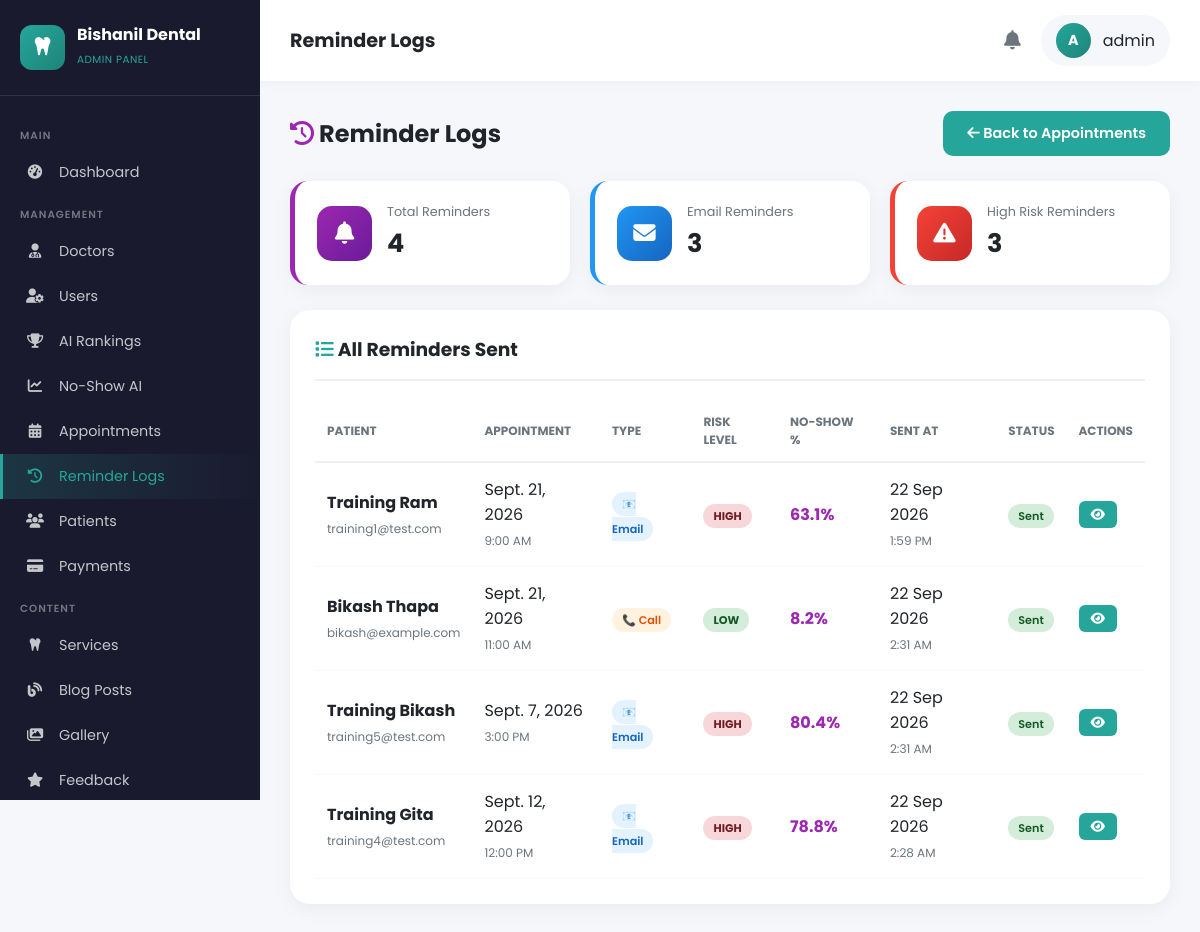
Before: /admin-panel/reminder-logs/ (signed in) with the older database file.
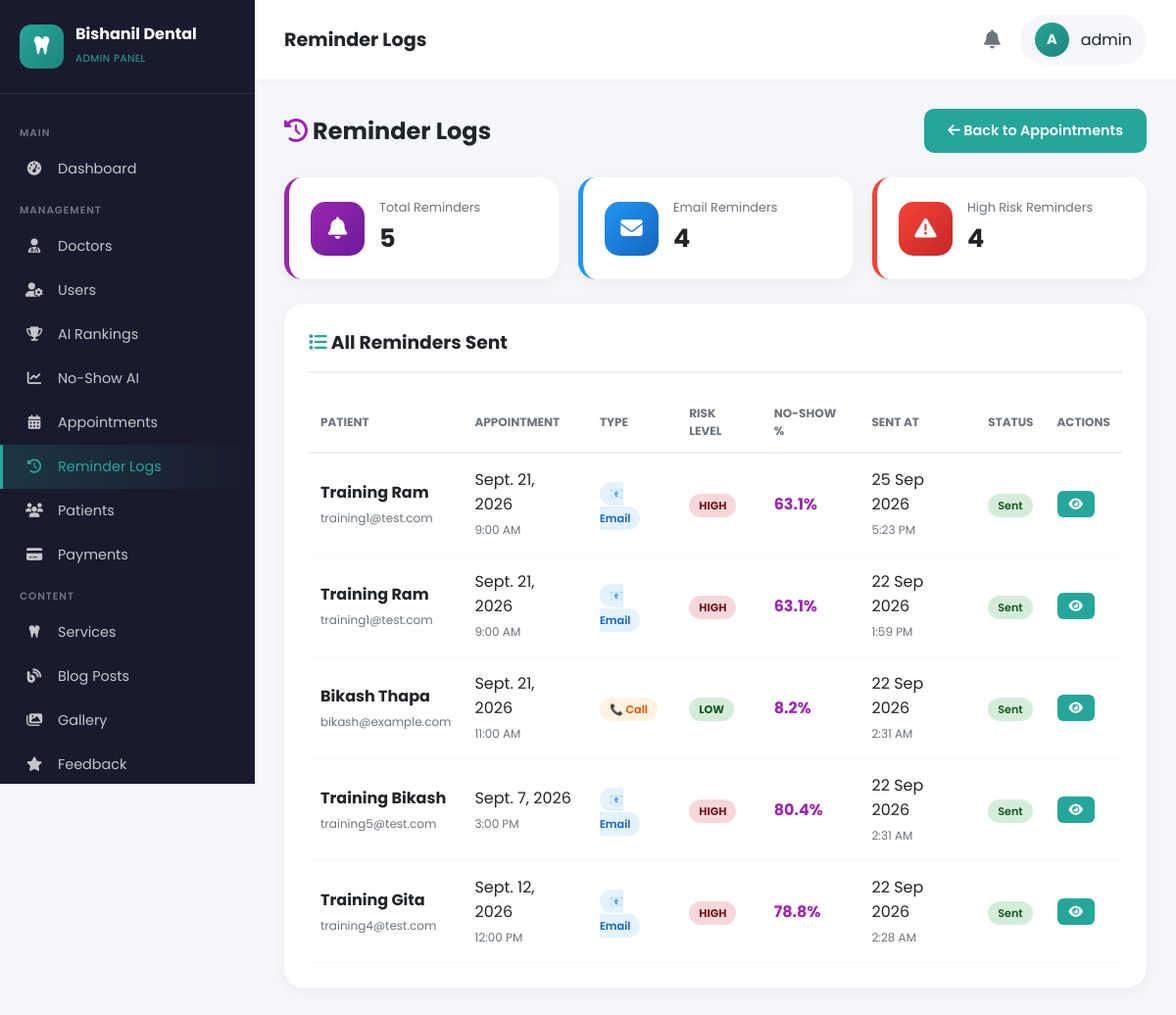
After: the same page with the newer database file.
### appointments/models.py (models this page shows, shortened)
class AppointmentReminder(models.Model):
    REMINDER_TYPES = [
        ('email', 'Email'),
        ('sms', 'SMS'),
        ('phone', 'Phone Call'),
        ('whatsapp', 'WhatsApp'),
    ]
    STATUS_CHOICES = [
        ('pending', 'Pending'),
        ('sent', 'Sent'),
        ('failed', 'Failed'),
        ('confirmed', 'Patient Confirmed'),
        ('cancelled', 'Patient Cancelled'),
    ]
    appointment = models.ForeignKey(Appointment, on_delete=models.CASCADE, related_name='reminders')
    reminder_type = models.CharField(max_length=20, choices=REMINDER_TYPES, default='email')
    message = models.TextField()
    status = models.CharField(max_length=20, choices=STATUS_CHOICES, default='sent')
    risk_level = models.CharField(max_length=20, blank=True, null=True)
    no_show_probability = models.FloatField(blank=True, null=True)
    sent_by = models.CharField(max_length=200, blank=True, null=True)
    sent_at = models.DateTimeField(auto_now_add=True)
    notes = models.TextField(blank=True, null=True)
    class Meta:
        ordering = ['-sent_at']
        verbose_name = 'Appointment Reminder'
        verbose_name_plural = 'Appointment Reminders'

class Appointment(models.Model):
    SERVICE_TYPE_CHOICES = [
        ('dental', 'Dental Service'),
        ('eye', 'Eye Care Service'),
    ]
    STATUS_CHOICES = [
        ('pending', 'Pending'),
        ('confirmed', 'Confirmed'),
        ('completed', 'Completed'),
        ('cancelled', 'Cancelled'),
        ('no_show', 'No Show'),
    ]
    ATTENDANCE_CHOICES = [
        ('pending', 'Pending'),
        ('came', 'Came to Clinic'),
        ('not_came', 'Did Not Come'),
        ('rescheduled', 'Rescheduled'),
    ]
    patient_name = models.CharField(max_length=200)
    patient_email = models.EmailField()
    patient_phone = models.CharField(max_length=20)
    patient_age = models.IntegerField(null=True, blank=True)
    service_type = models.CharField(max_length=20, choices=SERVICE_TYPE_CHOICES)
    dental_service = models.ForeignKey(DentalService, on_delete=models.SET_NULL, null=True, blank=True)
    eye_service = models.ForeignKey(EyeService, on_delete=models.SET_NULL, null=True, blank=True)
    doctor = models.ForeignKey(Doctor, on_delete=models.SET_NULL, null=True, blank=True)
    appointment_date = models.DateField()
    appointment_time = models.TimeField()
    symptoms = models.TextField(blank=True)
    notes = models.TextField(blank=True)
    status = models.CharField(max_length=20, choices=STATUS_CHOICES, default='pending')
    attendance_status = models.CharField(
        max_length=20,
        choices=ATTENDANCE_CHOICES,
        default='pending',
        help_text="Did the patient come to the clinic?"
    )
    attendance_notes = models.TextField(blank=True, null=True, help_text="Notes about patient attendance")
    attendance_marked_by = models.CharField(max_length=200, blank=True, null=True)
    attendance_marked_at = models.DateTimeField(blank=True, null=True)
    reschedule_requested = models.BooleanField(default=False)
    reschedule_request_date = models.DateField(blank=True, null=True)
    reschedule_request_time = models.TimeField(blank=True, null=True)
    reschedule_reason = models.TextField(blank=True, null=True)
    reschedule_approved = models.BooleanField(default=False)
    reschedule_approved_by = models.CharField(max_length=200, blank=True, null=True)
    follow_up_needed = models.BooleanField(default=False, help_text="Does patient need follow-up?")
    follow_up_date = models.DateField(blank=True, null=True, help_text="Suggested follow-up date")
    follow_up_notes = models.TextField(blank=True, null=True, help_text="Doctor's notes for follow-up")
    next_appointment_created = models.BooleanField(default=False, help_text="Has next appointment been created?")
    created_at = models.DateTimeField(auto_now_add=True)
    updated_at = models.DateTimeField(auto_now=True)
    class Meta:
        ordering = ['-appointment_date', '-appointment_time']
        verbose_name = 'Appointment'
        verbose_name_plural = 'Appointments'

### dashboard/views.py (the view)
# urls.py: path('reminder-logs/', views.reminder_logs, name='reminder_logs'),
@login_required(login_url='/admin-panel/login/')
@user_passes_test(is_admin, login_url='/admin-panel/login/')
def reminder_logs(request):
    reminders = AppointmentReminder.objects.all().order_by('-sent_at')
    context = {
        'reminders': reminders,
        'total': reminders.count(),
        'email_count': reminders.filter(reminder_type='email').count(),
        'high_risk_count': reminders.filter(risk_level='high').count(),
    }
    return render(request, 'dashboard/reminder_logs.html', context)

### contact/context_processors.py (called while the page is built)
def contact_settings(request):
    try:
        settings = ContactSettings.objects.first()
    except:
        settings = None
    return {'contact_settings': settings}

### dashboard/views.py (called while the page is built)
def is_admin(user):
    return user.is_authenticated and user.is_staff

### doctors/context_processors.py (called while the page is built)
def doctor_profile(request):
    if request.user.is_authenticated:
        try:
            from .models import Doctor
            doctor = Doctor.objects.get(user=request.user)
            return {'doctor_profile': doctor}
        except:
            pass
    return {'doctor_profile': None}

### templates/dashboard/reminder_logs.html (shortened to what the changed rows need)
{% extends 'dashboard/base_admin.html' %}
{% load static %}
{% block page_title %}Reminder Logs{% endblock %}
{% block content %}
<div style="display: flex; justify-content: space-between; align-items: center; margin-bottom: 25px; flex-wrap: wrap; gap: 15px;">
    <h2 style="color: #212529; margin: 0;">
        <i class="fas fa-history" style="color: #9c27b0;"></i> Reminder Logs
    </h2>
</div>
<div style="display: grid; grid-template-columns: repeat(3, 1fr); gap: 20px; margin-bottom: 25px;">
    <div style="background: white; padding: 22px; border-radius: 18px; box-shadow: 0 5px 20px rgba(0,0,0,0.05); border-left: 5px solid #9c27b0;">
        <div style="display: flex; align-items: center; gap: 15px;">
            <div>
                <p style="color: #6c757d; font-size: 0.8rem; margin: 0 0 3px 0;">Total Reminders</p>
                <h3 style="font-size: 1.6rem; color: #212529; margin: 0;">{{ total }}</h3>
            </div>
        </div>
    </div>
    <div style="background: white; padding: 22px; border-radius: 18px; box-shadow: 0 5px 20px rgba(0,0,0,0.05); border-left: 5px solid #2196f3;">
        <div style="display: flex; align-items: center; gap: 15px;">
            <div>
                <p style="color: #6c757d; font-size: 0.8rem; margin: 0 0 3px 0;">Email Reminders</p>
                <h3 style="font-size: 1.6rem; color: #212529; margin: 0;">{{ email_count }}</h3>
            </div>
        </div>
    </div>
    <div style="background: white; padding: 22px; border-radius: 18px; box-shadow: 0 5px 20px rgba(0,0,0,0.05); border-left: 5px solid #f44336;">
        <div style="display: flex; align-items: center; gap: 15px;">
            <div>
                <p style="color: #6c757d; font-size: 0.8rem; margin: 0 0 3px 0;">High Risk Reminders</p>
                <h3 style="font-size: 1.6rem; color: #212529; margin: 0;">{{ high_risk_count }}</h3>
            </div>
        </div>
    </div>
</div>
<div style="background: white; border-radius: 20px; padding: 25px; box-shadow: 0 5px 20px rgba(0,0,0,0.05);">
    {% if reminders %}
    <div style="overflow-x: auto;">
    <table style="width: 100%; border-collapse: collapse;">
        <thead>
            <tr>
                <th style="padding: 12px; text-align: left; font-size: 0.75rem; color: #6c757d; text-transform: uppercase; border-bottom: 2px solid #f0f0f0;">Patient</th>
                <th style="padding: 12px; text-align: left; font-size: 0.75rem; color: #6c757d; text-transform: uppercase; border-bottom: 2px solid #f0f0f0;">Appointment</th>
                <th style="padding: 12px; text-align: left; font-size: 0.75rem; color: #6c757d; text-transform: uppercase; border-bottom: 2px solid #f0f0f0;">Type</th>
                <th style="padding: 12px; text-align: left; font-size: 0.75rem; color: #6c757d; text-transform: uppercase; border-bottom: 2px solid #f0f0f0;">Risk Level</th>
                <th style="padding: 12px; text-align: left; font-size: 0.75rem; color: #6c757d; text-transform: uppercase; border-bottom: 2px solid #f0f0f0;">No-Show %</th>
                <th style="padding: 12px; text-align: left; font-size: 0.75rem; color: #6c757d; text-transform: uppercase; border-bottom: 2px solid #f0f0f0;">Sent At</th>
                <th style="padding: 12px; text-align: left; font-size: 0.75rem; color: #6c757d; text-transform: uppercase; border-bottom: 2px solid #f0f0f0;">Status</th>
                <th style="padding: 12px; text-align: left; font-size: 0.75rem; color: #6c757d; text-transform: uppercase; border-bottom: 2px solid #f0f0f0;">Actions</th>
            </tr>
        </thead>
        <tbody>
            {% for r in reminders %}
            <tr>
                <td style="padding: 14px 12px; border-bottom: 1px solid #f8f9fa;">
                    <strong>{{ r.appointment.patient_name }}</strong><br>
                    <small style="color: #6c757d; font-size: 0.75rem;">{{ r.appointment.patient_email }}</small>
                </td>
                <td style="padding: 14px 12px; border-bottom: 1px solid #f8f9fa;">
                    {{ r.appointment.appointment_date }}<br>
                    <small style="color: #6c757d; font-size: 0.75rem;">{{ r.appointment.appointment_time|time:"g:i A" }}</small>
                </td>
                <td style="padding: 14px 12px; border-bottom: 1px solid #f8f9fa;">
                    {% if r.reminder_type == 'email' %}
                    <span style="background: #e3f2fd; color: #1565c0; padding: 4px 10px; border-radius: 20px; font-size: 0.7rem; font-weight: 600;">📧 Email</span>
                    {% elif r.reminder_type == 'sms' %}
                    <span style="background: #f3e5f5; color: #6a1b9a; padding: 4px 10px; border-radius: 20px; font-size: 0.7rem; font-weight: 600;">📱 SMS</span>
                    {% elif r.reminder_type == 'phone' %}
                    <span style="background: #fff3e0; color: #e65100; padding: 4px 10px; border-radius: 20px; font-size: 0.7rem; font-weight: 600;">📞 Call</span>
                    {% else %}
                    <span style="background: #e8f5e9; color: #2e7d32; padding: 4px 10px; border-radius: 20px; font-size: 0.7rem; font-weight: 600;">💬 WhatsApp</span>
                    {% endif %}
                </td>
                <td style="padding: 14px 12px; border-bottom: 1px solid #f8f9fa;">
                    {% if r.risk_level == 'high' %}
                    <span style="background: #f8d7da; color: #721c24; padding: 4px 10px; border-radius: 20px; font-size: 0.7rem; font-weight: 700;">HIGH</span>
                    {% elif r.risk_level == 'low' %}
                    <span style="background: #d4edda; color: #155724; padding: 4px 10px; border-radius: 20px; font-size: 0.7rem; font-weight: 700;">LOW</span>
                    {% else %}
                    <span style="background: #fff3cd; color: #856404; padding: 4px 10px; border-radius: 20px; font-size: 0.7rem; font-weight: 700;">MEDIUM</span>
                    {% endif %}
                </td>
                <td style="padding: 14px 12px; border-bottom: 1px solid #f8f9fa;">
                    <strong style="color: #9c27b0;">{{ r.no_show_probability }}%</strong>
                </td>
                <td style="padding: 14px 12px; border-bottom: 1px solid #f8f9fa;">
                    {{ r.sent_at|date:"d M Y" }}<br>
                    <small style="color: #6c757d; font-size: 0.75rem;">{{ r.sent_at|time:"g:i A" }}</small>
                </td>
                <td style="padding: 14px 12px; border-bottom: 1px solid #f8f9fa;">
                    {% if r.status == 'sent' %}
                    <span style="background: #d4edda; color: #155724; padding: 4px 10px; border-radius: 20px; font-size: 0.7rem; font-weight: 600;">Sent</span>
                    {% elif r.status == 'failed' %}
                    <span style="background: #f8d7da; color: #721c24; padding: 4px 10px; border-radius: 20px; font-size: 0.7rem; font-weight: 600;">Failed</span>
                    {% elif r.status == 'confirmed' %}
                    <span style="background: #cce5ff; color: #004085; padding: 4px 10px; border-radius: 20px; font-size: 0.7rem; font-weight: 600;">Confirmed</span>
                    {% else %}
                    <span style="background: #e2e3e5; color: #383d41; padding: 4px 10px; border-radius: 20px; font-size: 0.7rem; font-weight: 600;">{{ r.get_status_display }}</span>
                    {% endif %}
                </td>
                <td style="padding: 14px 12px; border-bottom: 1px solid #f8f9fa;">
                    <button onclick="viewReminder({{ r.id }}, '{{ r.appointment.patient_name|escapejs }}', '{{ r.message|escapejs }}')" style="background: #26a69a; color: white; padding: 6px 12px; border-radius: 6px; border: none; cursor: pointer; font-size: 0.8rem;" title="View message">
                        <i class="fas fa-eye"></i>
                    </button>
                </td>
            </tr>
            {% endfor %}
        </tbody>
    </table>
    </div>
    {% else %}
    <p style="text-align: center; padding: 40px; color: #6c757d;">
        <i class="fas fa-inbox" style="font-size: 3rem; color: #dee2e6; display: block; margin-bottom: 15px;"></i>
        No reminders sent yet. Go to Appointments and click the 🔔 bell icon to send one.
    </p>
    {% endif %}
</div>
{% endblock %}

Changed rows visible on the page:
added AppointmentReminder: appointment.patient_name "Training Ram", appointment.patient_email "training1@test.com", appointment.appointment_date "Sept. 21, 2026", appointment.appointment_time "9:00 AM", reminder_type "📧 Email", risk_level "HIGH", no_show_probability "63.1", sent_at "25 Sep 2026", sent_at "5:23 PM", status "Sent"
Other visible differences:
{{ total }}: "4" → "5"
{{ email_count }}: "3" → "4"
{{ high_risk_count }}: "3" → "4"
